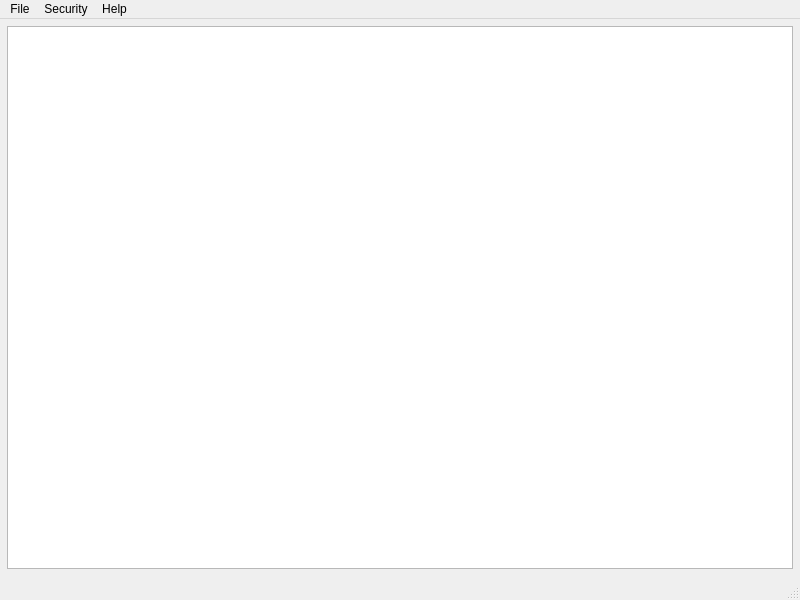
<?xml version="1.0" encoding="UTF-8"?>
<ui version="4.0">
 <class>MainWindow</class>
 <widget class="QMainWindow" name="MainWindow">
  <property name="geometry">
   <rect>
    <x>0</x>
    <y>0</y>
    <width>800</width>
    <height>600</height>
   </rect>
  </property>
  <property name="windowTitle">
   <string>MainWindow</string>
  </property>
  <widget class="QWidget" name="centralwidget">
   <property name="font">
    <font>
     <family>Liberation Sans</family>
     <pointsize>12</pointsize>
     <weight>75</weight>
     <bold>true</bold>
    </font>
   </property>
   <layout class="QGridLayout" name="gridLayout">
    <property name="leftMargin">
     <number>7</number>
    </property>
    <property name="topMargin">
     <number>7</number>
    </property>
    <property name="rightMargin">
     <number>7</number>
    </property>
    <item row="0" column="0">
     <widget class="QPlainTextEdit" name="plainTextEdit">
      <property name="font">
       <font>
        <pointsize>11</pointsize>
        <weight>50</weight>
        <bold>false</bold>
       </font>
      </property>
     </widget>
    </item>
   </layout>
  </widget>
  <widget class="QMenuBar" name="menubar">
   <property name="geometry">
    <rect>
     <x>0</x>
     <y>0</y>
     <width>800</width>
     <height>26</height>
    </rect>
   </property>
   <widget class="QMenu" name="menuFile">
    <property name="title">
     <string>File</string>
    </property>
    <addaction name="actionOpen"/>
    <addaction name="actionSave"/>
    <addaction name="separator"/>
    <addaction name="actionPrint"/>
   </widget>
   <widget class="QMenu" name="menuSecurity">
    <property name="title">
     <string>Security</string>
    </property>
    <addaction name="actionEncrypt"/>
    <addaction name="actionDecrypt"/>
   </widget>
   <widget class="QMenu" name="menuAbout">
    <property name="title">
     <string>Help</string>
    </property>
    <addaction name="actionOnline_help"/>
    <addaction name="actionAbout"/>
   </widget>
   <addaction name="menuFile"/>
   <addaction name="menuSecurity"/>
   <addaction name="menuAbout"/>
  </widget>
  <widget class="QStatusBar" name="statusbar"/>
  <action name="actionOpen">
   <property name="text">
    <string>Open</string>
   </property>
  </action>
  <action name="actionSave">
   <property name="text">
    <string>Save</string>
   </property>
  </action>
  <action name="actionPrint">
   <property name="text">
    <string>Print</string>
   </property>
  </action>
  <action name="actionOnline_help">
   <property name="text">
    <string>Online help</string>
   </property>
  </action>
  <action name="actionAbout">
   <property name="text">
    <string>About</string>
   </property>
  </action>
  <action name="actionEncrypt">
   <property name="text">
    <string>Encrypt</string>
   </property>
  </action>
  <action name="actionDecrypt">
   <property name="text">
    <string>Decrypt</string>
   </property>
  </action>
 </widget>
 <resources/>
 <connections/>
</ui>
